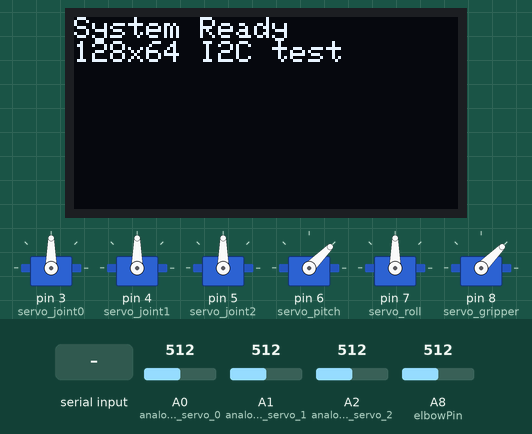
Recording of a sketch running on a simulated Arduino Mega 2560, built with avr-gcc and run on an emulated ATmega2560. Parts: 128×64 one-colour display, 6 × servo. The inputs (shaded band) are chosen by the test bench; at power-on: A0 (analog_IN_servo_0) = 512, A1 (analog_IN_servo_1) = 512, A2 (analog_IN_servo_2) = 512, A8 (elbowPin) = 512. What the sketch prints to the serial monitor is not drawn.

Above: at 1.2 s.
1.3 s: "Link 1\n" received over Serial
At 1.8 s:
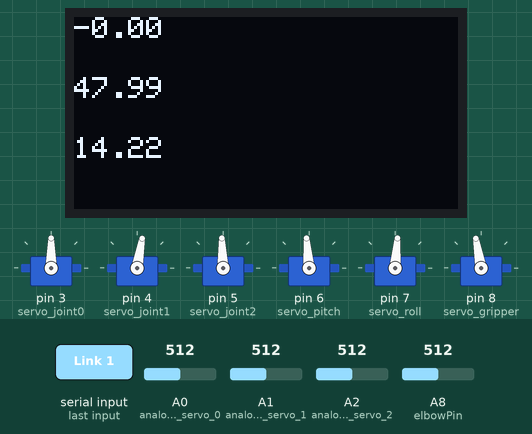
2.8 s: "90,45,200\n" received over Serial
At 4.0 s:
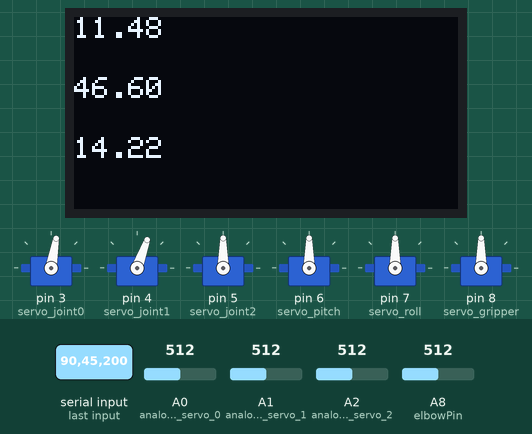
4.3 s: "Link 2\n" received over Serial
At 5.3 s:
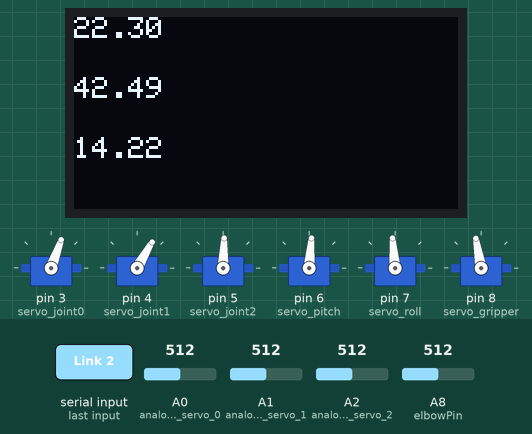
5.8 s: "30,150,10\n" received over Serial
At 6.4 s:
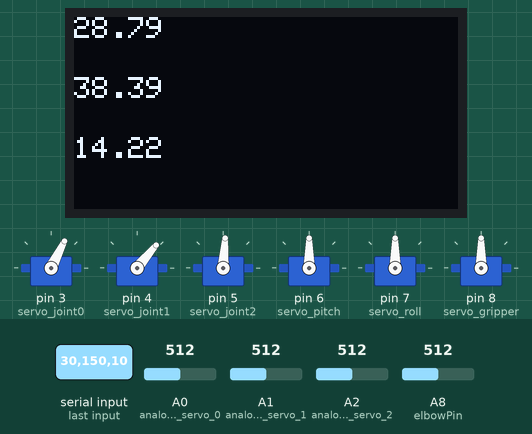
7.3 s: "90,45\n" received over Serial
At 8.5 s:
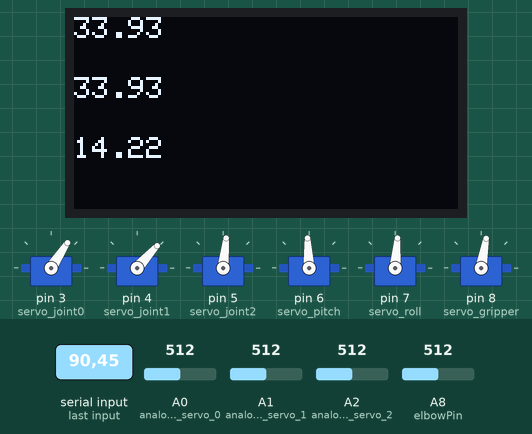
8.8 s: "30,150\n" received over Serial
At 9.9 s:
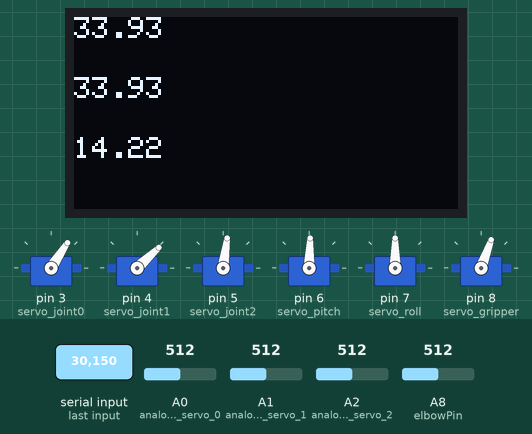
Timing chart, 0 to 11.3 s (numbered marks = the images above; inputs shaded):
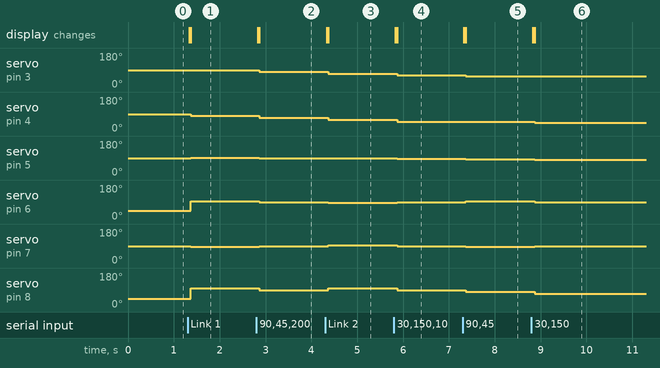

The sketch:

Arduino_Mega_Code.ino
```cpp
#include <Servo.h>
#include <Wire.h>
#include <Adafruit_GFX.h>
#include <Adafruit_SSD1306.h>
#define PI 3.14159265

float global_variable, global_variable2;

#define SCREEN_WIDTH 128
#define SCREEN_HEIGHT 64

Adafruit_SSD1306 display(SCREEN_WIDTH, SCREEN_HEIGHT, &Wire, -1);

class Display{
  public:
    void print_Serial(const char* message) {
      Serial.print(message);
    }
    void print_Serial_ln(const char* message) {
      Serial.println(message);
    }
    void print_MPU_0x0(const char* message){
      display.clearDisplay();
      display.setCursor(0, 0);
      display.println(message);
      display.display();
    }
    void print_MPU_0x0(double value){
      display.clearDisplay();
      display.setCursor(0,0);
      display.println(value);
      display.display();
    }
    void print_MPU(const char* message, int x, int y){
      display.clearDisplay();
      display.setCursor(x, y);
      display.println(message);
      display.display();
    }
    void print_MPU(double value, int x, int y){
      display.clearDisplay();
      display.setCursor(x, y);
      display.println(value);
      display.display();
    }
    void print_OLED_3_vals(float a, float b, float c){
      display.clearDisplay();
      display.setCursor(0, 0);
      display.println(a);
      display.setCursor(0, 20);
      display.println(b);
      display.setCursor(0, 40);
      display.println(c);
      display.display();
    }

    void print_OLED_4_vals(float a, float b, float c, float d){
      display.clearDisplay();
      display.setCursor(0, 0);
      display.println(a);
      display.setCursor(0, 20);
      display.println(b);
      display.setCursor(0, 40);
      display.println(c);
      display.setCursor(40, 30);
      display.println(d);
      display.display();
    }
};

Display display_mine;

class Servo_Safe_SET {
  public:
    Servo_Safe_SET(Servo &servo_in, const char* servo_name,
                   int attachment, float lower_limit,
                   float upper_limit, float base_value)
      : servo(servo_in),
        upper(upper_limit),
        lower(lower_limit),
        base(base_value),
        name(servo_name),
        pin(attachment) {}

    void begin() {
      servo.attach(pin);
      check_and_set(base);
    }

    void check_and_set(double proposed_value) {
      if ((proposed_value < lower) || (proposed_value >= upper)) {
        //display_mine.print_Serial("Error: ");
        //display_mine.print_Serial(name);
        //display_mine.print_Serial_ln(" out of range");
      }

      proposed_value = constrain(proposed_value, lower, upper);
      servo.write(proposed_value);
    }

  private:
    const char* name;
    float upper, lower, base;
    int pin;
    Servo &servo;
};


class Servo_PID {
  public:
    Servo_PID(Servo &servo_in, const char* name,
              int attachment, float lower_limit,
              float upper_limit, float base_value,
              float servo_calibration_m,
              float servo_calibration_c,
              float Kp, float Ki, float Kd)
      : servo_safe(servo_in, name, attachment,
                   lower_limit, upper_limit, base_value),
        m(servo_calibration_m),
        c(servo_calibration_c),
        K_p(Kp), K_i(Ki), K_d(Kd){}

    void begin() {
      servo_safe.begin();
    }

    void update_servo_with_PID(double analog_raw, double desired_val) {

      analog_deg = (analog_raw - c) / m;
      error = desired_val - analog_deg;

      time_now = millis();

      if (time_prev == 0) {
        time_prev = time_now;
        analog_deg_prev = analog_deg;
        return;
      }

      dt = (time_now - time_prev) / 1000.0;

      P = error;
      I += error * dt;
      D = -(analog_deg - analog_deg_prev) / dt;

      analog_deg_prev = analog_deg;
      time_prev = time_now;

      if (error < 30){
        correction = K_p * P + K_i * I + K_d * D;
      }
      else{
        correction = K_p * P + K_d * D;
      }

      //correction = constrain(correction, -20, 20);

      double servo_output = analog_deg + correction;
      //Serial.println(error);
      output_check = servo_output;

      servo_safe.check_and_set(servo_output);
    }

    // void modify_Kp(double value) { K_p = value; }
    // void modify_Ki(double value) { K_i = value; }
    // void modify_Kd(double value) { K_d = value; }
    float return_Kp(){
      return K_p;
    }

    float return_output(){
      return output_check;
    }

    float return_analog_deg(){
      return analog_deg;
    }

  private:
    double output_check;
    Servo_Safe_SET servo_safe;

    const double m, c;
    const double K_p;
    const double K_i;
    const double K_d;

    unsigned long time_prev = 0;
    unsigned long time_now;
    double dt;

    double analog_deg_prev = 0;
    double analog_deg;


    double P, I, D;
    double error;
    double correction;
};

class Analog_deg {
  public:
    Analog_deg(float servo_calibration_m,
              float servo_calibration_c)
      : m(servo_calibration_m),
        c(servo_calibration_c){}

    float return_deg(float analog_raw){
      analog_deg = (analog_raw - c) / m;
      return analog_deg;
    }

  private:
    const double m, c;
    float analog_deg;
};

//Analog_deg servo_joint0();
Analog_deg servo_joint1_deg(330.0 / 90.0, 502.0);
Analog_deg servo_joint2_deg(140.0/90.0,360);//197.0 / 90.0, 60.0);

Servo servo_hw0;
Servo servo_hw1;
Servo servo_hw2;

Servo servo_joint0;
Servo servo_joint1;
Servo servo_joint2;
Servo servo_pitch;
Servo servo_roll;
Servo servo_gripper;
//Servo_PID servo0(servo_hw0, "Base Servo", 3, 0, 360, 90, 192.0 / 90.0, 132.0, 0.9, 0.2, 0.0001);
//Servo_PID servo1(servo_hw1, "Link 1", 4, 0, 360, 90, 330.0 / 90.0, 502.0, 1.6, 0.6, 0.0001);
//Servo_PID servo2(servo_hw2, "Link 2", 5, 0, 360, 90, 197.0 / 90.0, 60.0, 1.0, 0.6, 0.00005);
// info for servo 0: 192/90, 132, Kp 1, Ki 2, Kd 0.0001
// info for servo 1: 330/90, 502, Kp 1.6, Ki 2, Kd 0.0001
// info for servo 1: 197/90, 60, Kp 1.0, Ki 0.4, Kd 0.00005

const int analog_IN_servo_0 = A0;
const int analog_IN_servo_1 = A1;
const int analog_IN_servo_2 = A2;

float baseVal = 0, shoulderVal = 0, elbowVal = 0;
int basePin = A0, shoulderPin = A1, elbowPin = A8;
float L1 = 31.0, L2 = 17.0;

const int analog_IN_potentiometer = A8;

//int flag_nano = 0; // 1 = recieving, 0 = not
float Kx = 1;
float Ky = 1;
float Kz = 0.7;
float Ktheta = 1.4;
float Kphi = 1.2;
float X = 0, Y = 0, Z = 0, D = 0, theta = 0, phi = 0;
double desired_angle_servo0 = 90, desired_angle_servo1 = 90, desired_angle_servo2 = 90, desired_angle_servo3 = 45, desired_angle_servo4 = 90, desired_gripper_servo = 45;
float prev0=90, prev1=90, prev2=90, prev_theta = 90, prev_phi = 90, prev_grip = 90;
float max_step = 4.0, max_step_j2 = 2.0, max_step_grip = 10.0, max_step_wrist = 5.0;   // degrees per loop
float time_ms_prev = 0;
bool system_running = false;
String incomingString = "";

int N = 10;
float sum0, sum1, sum2, filtered_ave0, filtered_ave1, filtered_ave2;

float X_f = 0, Y_f = 0, Z_f = 0, D_prev = 0;
float X_prev = 0, Y_prev = 0, Z_prev = 0, theta_prev = 90, phi_prev = 90;
float theta_f = 0, phi_f = 0;
const float alpha_theta = 0.5, alpha_phi = 0.5;
const float alpha_xy = 0.5, alpha_z = 0.5;   // smoothing factor (0.1–0.3 good)


void sum_all(){
  sum0 = 0; sum1 = 0; sum2 = 0;
  for (int i = 0; i < N; i++) {
    sum0 += analogRead(analog_IN_servo_0);
    sum1 += analogRead(analog_IN_servo_1);
    sum2 += analogRead(analog_IN_servo_2);
  }
  filtered_ave0 = sum0 / float(N);
  filtered_ave1 = sum1 / float(N);
  filtered_ave2 = sum2 / float(N);
  return;
}

void update_xyzd(String data){
      // Parse the comma-separated values "X,Y,Z\n"
      int comma1 = data.indexOf(',');
      int comma2 = data.indexOf(',', comma1 + 1);
      int comma3 = data.indexOf(',', comma2 + 1);
      int comma4 = data.indexOf(',', comma3 + 1);
      int comma5 = data.indexOf(',', comma4 + 1);
      int comma6 = data.indexOf(',', comma5 + 1);//data.lastIndexOf(',');

      float X_cam = data.substring(0, comma1).toFloat();
      X = X_cam * (47.0/35.0)*Kx;
      float Y_cam = data.substring(comma1 + 1, comma2).toFloat();
      Y = (Y_cam + 15.0) * (47.0/30.0)*Ky;
      float Z_cam = data.substring(comma2 + 1, comma3).toFloat();
      Z = (Z_cam+7.0)*Kz;


      X_f = alpha_xy * X + (1 - alpha_xy) * X_f;
      Y_f = alpha_xy * Y + (1 - alpha_xy) * Y_f;
      Z_f = alpha_z * Z + (1 - alpha_z) * Z_f;

      if (abs(X_prev - X_f) > 0.5){
        X = X_f;
        X_prev = X_f;
      }
      else X = X_prev;
      if (abs(Y_prev - Y_f) > 0.5){
        Y = Y_f;
        Y_prev = Y_f;
      }
      else Y = Y_prev;
      if (abs(Z_prev - Z_f) > 0.5){
        Z = Z_f;
        Z_prev = Z_f;
      }
      else Z = Z_prev;


      //display_mine.print_OLED_4_vals(X, Y, Z, sqrt(X*X + Y*Y + Z*Z));
      X = constrain(X, -47.0, 47.0);
      Y = constrain(Y, 0.0, 47.0);
      Z = constrain(Z, -47.0, 47.0);

      D = data.substring(comma3 + 1, comma4).toFloat();
      if (abs(D - D_prev) < 1) D = D_prev;
      D_prev = D;

      theta = data.substring(comma4 + 1, comma5).toFloat();
      phi = data.substring(comma5 + 1,comma6).toFloat();
      if ((theta == 0) && (phi == 0)){
        theta = 90;
        phi = 90;
      }
      theta_f = alpha_theta * theta + (1 - alpha_theta) * theta_f;
      phi_f = alpha_phi * phi + (1 - alpha_phi) * phi_f;
      if (abs(theta_prev - theta_f) > 2){
        theta = theta_f;
        theta_prev = theta_f;

      }
      else theta = theta_prev;
      if (abs(phi_prev - phi_f) > 2){
        phi = phi_f;
        phi_prev = phi_f;
      }
      else phi = phi_prev;
      float time_ms = data.substring(comma6+1).toFloat();
      float delta_time = time_ms - time_ms_prev;
      time_ms_prev = time_ms;
      Serial.println(delta_time);  // ← ADD THIS LINE
      display_mine.print_MPU_0x0(delta_time);
      float r = sqrt(X*X + Y*Y + Z*Z);

      if (r > 45) {
        float scale = 45 / r;
        X *= scale;
        Y *= scale;
        Z *= scale;
      }

      update_desired_angles();
}

float atan2_mine(float x, float y){
  if (x == 0){
    return 90.0;
  }
  else if (x > 0){
    return (180.0/PI)*atan(y/x);
    //return atan(y/x);
  }
  else if (x < 0){
    return 180.0+(180.0/PI)*atan(y/x);
    //return (PI/2)+atan(y/x);
  }
}


void update_desired_angles(){
  float phi1 = atan2_mine(X, Y);
  desired_angle_servo0 = phi1*(13.0/18.0)+25.0; // mapping of phi1 onto this system
  // float phi2 = (180.0/PI)*acos((((X*X)+(Y*Y)+(Z*Z))+961.0-289.0)/(2*31*(sqrt((X*X)+(Y*Y)+(Z*Z)))))+(180.0/PI)*asin(Z/sqrt((X*X)+(Y*Y)+(Z*Z)));
  float arg = (((X*X)+(Y*Y)+(Z*Z))+961.0-289.0)/(2*31*(sqrt((X*X)+(Y*Y)+(Z*Z))));
  arg = constrain(arg, -1.0, 1.0);
  float phi2 = (180.0/PI)*acos(arg) + (180.0/PI)*asin(Z/sqrt((X*X)+(Y*Y)+(Z*Z)));
  desired_angle_servo1 = phi2*(60.0/90.0)+15.0;
  // float phi3 = (180.0/PI)*acos((1250.0-((X*X)+(Y*Y)+(Z*Z)))/(1054.0));
  float arg2 = (1250.0-((X*X)+(Y*Y)+(Z*Z)))/(1054.0);
  arg2 = constrain(arg2,-1.0,1.0);
  float phi3 = 180.0 - ((180.0/PI)*acos(arg2));
  desired_angle_servo2 = phi3*(65.0/90.0);
  float angle1 = servo_joint1_deg.return_deg(filtered_ave1);
  float angle2 = servo_joint2_deg.return_deg(filtered_ave2);
  float phi4 = (Ktheta*theta+90) + angle1 - (180 - phi3);
  desired_angle_servo3 = phi4*(13.0/18.0)+25.0;
  float phi5 = Kphi*phi;
  desired_angle_servo4 = phi5*(134.0/180.0)+23.0;
  float phi6 = ((15.0-D)*155.0/15.0)+10.0;
  phi6 = constrain(phi6, 20.0, 145.0);
  desired_gripper_servo = phi6;
  //display_mine.print_OLED_3_vals(phi1, phi2, phi3);
  //display_mine.print_OLED_3_vals(theta, angle1, phi3);

  float pot_value = analogRead(analog_IN_potentiometer);
  max_step = int(map(pot_value,0,1024,1,20));


  desired_angle_servo0 = constrain(desired_angle_servo0, prev0-max_step, prev0+max_step);
  desired_angle_servo1 = constrain(desired_angle_servo1, prev1-max_step, prev1+max_step);
  desired_angle_servo2 = constrain(desired_angle_servo2, prev2-max_step_j2, prev2+max_step_j2);
  desired_angle_servo3 = constrain(desired_angle_servo3, prev_theta-max_step_wrist, prev_theta+max_step_wrist);
  desired_angle_servo4 = constrain(desired_angle_servo4, prev_phi-max_step_wrist, prev_phi+max_step_wrist);
  desired_gripper_servo = constrain(desired_gripper_servo, prev_grip-max_step_grip, prev_grip+max_step_grip);


  prev0 = desired_angle_servo0;
  prev1 = desired_angle_servo1;
  prev2 = desired_angle_servo2;
  prev_theta = desired_angle_servo3;
  prev_phi = desired_angle_servo4;
  prev_grip = desired_gripper_servo;
}

void setup() {
  Wire.begin();
  if (!display.begin(SSD1306_SWITCHCAPVCC, 0x3C)) {
    // Most I2C OLEDs use address 0x3C
    for(;;); // Don’t proceed, loop forever
  }
  Serial.begin(115200);   // MUST match Raspberry Pi
  //servo0.begin();
  //servo1.begin();
  //servo2.begin();

  display.clearDisplay();

  // Set text properties
  display.setTextSize(1);
  display.setTextColor(SSD1306_WHITE);
  display.setCursor(0, 0);

  // Print text
  display.println("System Ready");
  display.println("128x64 I2C test");
  display.display();  // Show on screen

  servo_joint0.attach(3);
  servo_joint0.write(90);

  servo_joint1.attach(4);
  servo_joint1.write(90);

  servo_joint2.attach(5);
  servo_joint2.write(65);

  servo_pitch.attach(6);
  servo_pitch.write(25);

  servo_roll.attach(7);
  servo_roll.write(90);

  servo_gripper.attach(8);
  servo_gripper.write(155);
}


void loop() {

  //servo_pitch.write(90);

  while (Serial.available()) {
    String data = Serial.readStringUntil('\n');  // Reads until newline character
    //display_mine.print_MPU_0x0(data.c_str());
    update_xyzd(data);
    baseVal = (desired_angle_servo0-25.0)/(13.0/18.0);
    shoulderVal = (((analogRead(shoulderPin)-514)/3.6222));
    elbowVal = 180 - (((analogRead(elbowPin)-521)/3.9333));
    X = cos(baseVal*PI/180)*(L1*cos(shoulderVal*PI/180)+L2*cos(((180-elbowVal)-shoulderVal)*PI/180));
    Y = sin(baseVal*PI/180)*(L1*cos(shoulderVal*PI/180)+L2*cos(((180-elbowVal)-shoulderVal)*PI/180));
    Z = L1*sin(shoulderVal*PI/180)-L2*sin(((180-elbowVal)-shoulderVal)*PI/180)+14.0;
    Serial.print(millis());
    Serial.print(",");
    Serial.print(X);
    Serial.print(",");
    Serial.print(Y);
    Serial.print(",");
    Serial.println(Z);
    display_mine.print_OLED_3_vals(X, Y , Z);

  }

  sum_all();
  float angle1 = servo_joint1_deg.return_deg(filtered_ave1);
  float angle2 = servo_joint2_deg.return_deg(filtered_ave2);
  //display_mine.print_OLED_3_vals(0, angle1, angle2);
  //servo0.update_servo_with_PID(filtered_ave0, desired_angle_servo0);
  // Serial.print("Base set: ");
  // Serial.print(servo0.return_output());
  // Serial.print(", actual: ");
  // Serial.print(servo0.return_analog_deg());
  //servo1.update_servo_with_PID(filtered_ave1, desired_angle_servo1);
  // Serial.print(" || Joint 1 set: ");
  // Serial.print(servo1.return_output());
  // Serial.print(", actual: ");
  // Serial.print(servo1.return_analog_deg());
  // servo2.update_servo_with_PID(filtered_ave2, desired_angle_servo2);
  // Serial.print(" || Joint 2 set: ");
  // Serial.print(servo2.return_output());
  // Serial.print(", actual: ");
  // Serial.println(servo2.return_analog_deg());
  //display_mine.print_MPU_0x0(servo2.return_analog_deg());
  servo_joint0.write(desired_angle_servo0);
  servo_joint1.write(desired_angle_servo1);
  servo_joint2.write(desired_angle_servo2);
  servo_pitch.write(desired_angle_servo3);
  servo_roll.write(desired_angle_servo4);
  servo_gripper.write(desired_gripper_servo);
  //Serial.println(servo0.return_analog_deg());
  //delay(50);
}
```

Measured:
- after the input at 1.3 s, servo on pin 4 (servo_joint1): 90° → 80° after 0.07 s; servo on pin 5 (servo_joint2): 90° → 92° after 0.07 s
- after the input at 2.8 s, servo on pin 3 (servo_joint0): 90° → 80° after 0.07 s; servo on pin 4 (servo_joint1): 80° → 70° after 0.07 s
- after the input at 4.3 s, servo on pin 3 (servo_joint0): 80° → 70° after 0.07 s; servo on pin 4 (servo_joint1): 70° → 60° after 0.07 s
- after the input at 5.8 s, servo on pin 3 (servo_joint0): 70° → 63° after 0.07 s; servo on pin 4 (servo_joint1): 60° → 50° after 0.07 s
- after the input at 7.3 s, servo on pin 3 (servo_joint0): 63° → 57° after 0.07 s; servo on pin 4 (servo_joint1): 50° → 48° after 0.07 s
- after the input at 8.8 s, servo on pin 4 (servo_joint1): 48° → 43° after 0.07 s; servo on pin 5 (servo_joint2): 84° → 82° after 0.07 s
